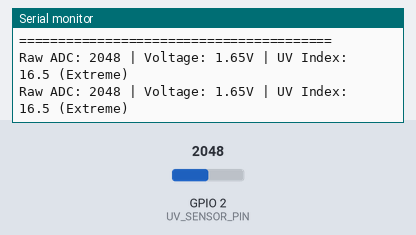
The sketch below on a simulated ESP32-S3. On the bench: the last lines printed to the serial monitor. The test bench sets the inputs (shaded band); at power-on: GPIO 2 (UV_SENSOR_PIN) = 2048 (analog values on the 0–4095 scale).

Above: at 2.2 s.
2.3 s: GPIO 2 (UV_SENSOR_PIN) set to 1406
At 3.5 s:
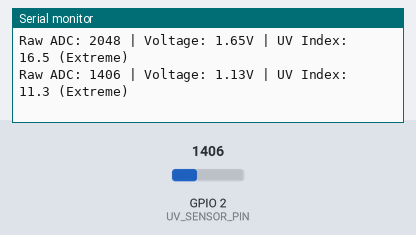
3.8 s: GPIO 2 (UV_SENSOR_PIN) set to 1295
At 4.8 s:
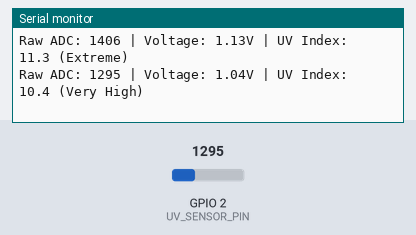
6.5 s: GPIO 2 (UV_SENSOR_PIN) set to 1065
At 7.8 s:
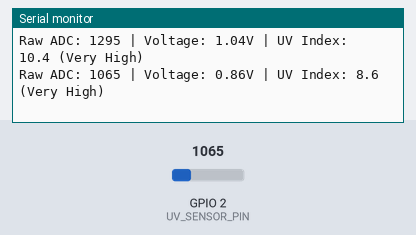
8.0 s: GPIO 2 (UV_SENSOR_PIN) set to 955
At 8.7 s:
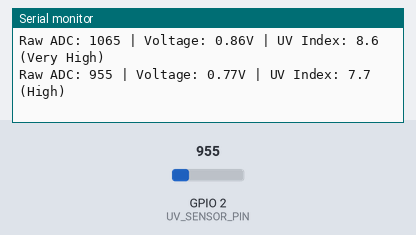
13.5 s: GPIO 2 (UV_SENSOR_PIN) set to 392
At 14.5 s:
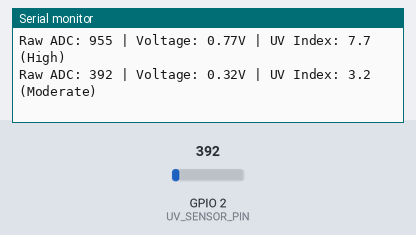
15.0 s: GPIO 2 (UV_SENSOR_PIN) set to 350
At 15.8 s:
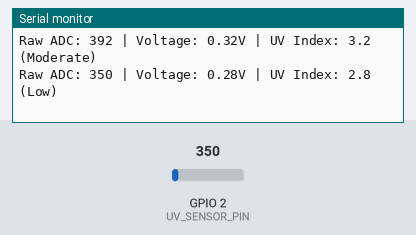

Measured:
- the behaviour switches between 1365 and 1364 on GPIO 2 (UV_SENSOR_PIN) (found by bisection; images 1 and 2)
- the behaviour switches between 993 and 992 on GPIO 2 (UV_SENSOR_PIN) (found by bisection; images 3 and 4)
- the behaviour switches between 373 and 372 on GPIO 2 (UV_SENSOR_PIN) (found by bisection; images 5 and 6)
- after the input at 2.3 s, the serial monitor: prints a new line after 0.73 s (image 1)
- after the input at 3.8 s, the serial monitor: prints a new line after 0.23 s (image 2)
- after the input at 6.5 s, the serial monitor: prints a new line after 0.53 s (image 3)
- after the input at 8.0 s, the serial monitor: prints a new line at once (image 4)
- after the input at 13.5 s, the serial monitor: prints a new line after 0.54 s (image 5)
- after the input at 15.0 s, the serial monitor: prints a new line at once (image 6)

The sketch:

GUVA-S12SD_UV_Sensor.ino
```cpp
/*
 * ESP32-S3 GUVA-S12SD Analog UV Light Sensor - TEST SCRIPT
 * Reads UV light intensity and calculates UV Index
 *
 * Sensor detects 240-370nm (UVB and most UVA spectrum)
 * Output: Vo = 4.3 * Diode-Current-in-uA
 * UV Index = Output Voltage / 0.1V
 */

#define UV_SENSOR_PIN 2  // Change to your ADC-capable pin (GPIO 1-10)

void setup() {
  Serial.begin(115200);
  delay(1000);

  Serial.println("========================================");
  Serial.println("GUVA-S12SD UV LIGHT SENSOR TEST");
  Serial.println("========================================");
  Serial.println();

  // Configure ADC for full voltage range (0-3.3V)
  pinMode(UV_SENSOR_PIN, INPUT);
  analogSetAttenuation(ADC_11db);
  analogReadResolution(12);

  Serial.print("UV Sensor Pin: GPIO ");
  Serial.println(UV_SENSOR_PIN);
  Serial.println();
  Serial.println("UV Index Reference:");
  Serial.println("  0-2   : Low");
  Serial.println("  3-5   : Moderate");
  Serial.println("  6-7   : High");
  Serial.println("  8-10  : Very High");
  Serial.println("  11+   : Extreme");
  Serial.println();
  Serial.println("========================================");
  Serial.println("READING UV LEVELS...");
  Serial.println("========================================");
  Serial.println();
}

void loop() {
  // Read analog value
  int sensorValue = analogRead(UV_SENSOR_PIN);

  // Convert to voltage (ESP32 ADC: 12-bit, 0-4095 = 0-3.3V)
  float voltage = sensorValue * (3.3 / 4095.0);

  // Calculate UV Index (UV Index = Voltage / 0.1V)
  float uvIndex = voltage / 0.1;

  // Print results
  Serial.print("Raw ADC: ");
  Serial.print(sensorValue);
  Serial.print(" | Voltage: ");
  Serial.print(voltage, 2);
  Serial.print("V | UV Index: ");
  Serial.print(uvIndex, 1);
  Serial.print(" (");

  // Print UV level description
  if (uvIndex < 3) {
    Serial.print("Low");
  } else if (uvIndex < 6) {
    Serial.print("Moderate");
  } else if (uvIndex < 8) {
    Serial.print("High");
  } else if (uvIndex < 11) {
    Serial.print("Very High");
  } else {
    Serial.print("Extreme");
  }

  Serial.println(")");

  delay(1000);  // Read every second
}
```
